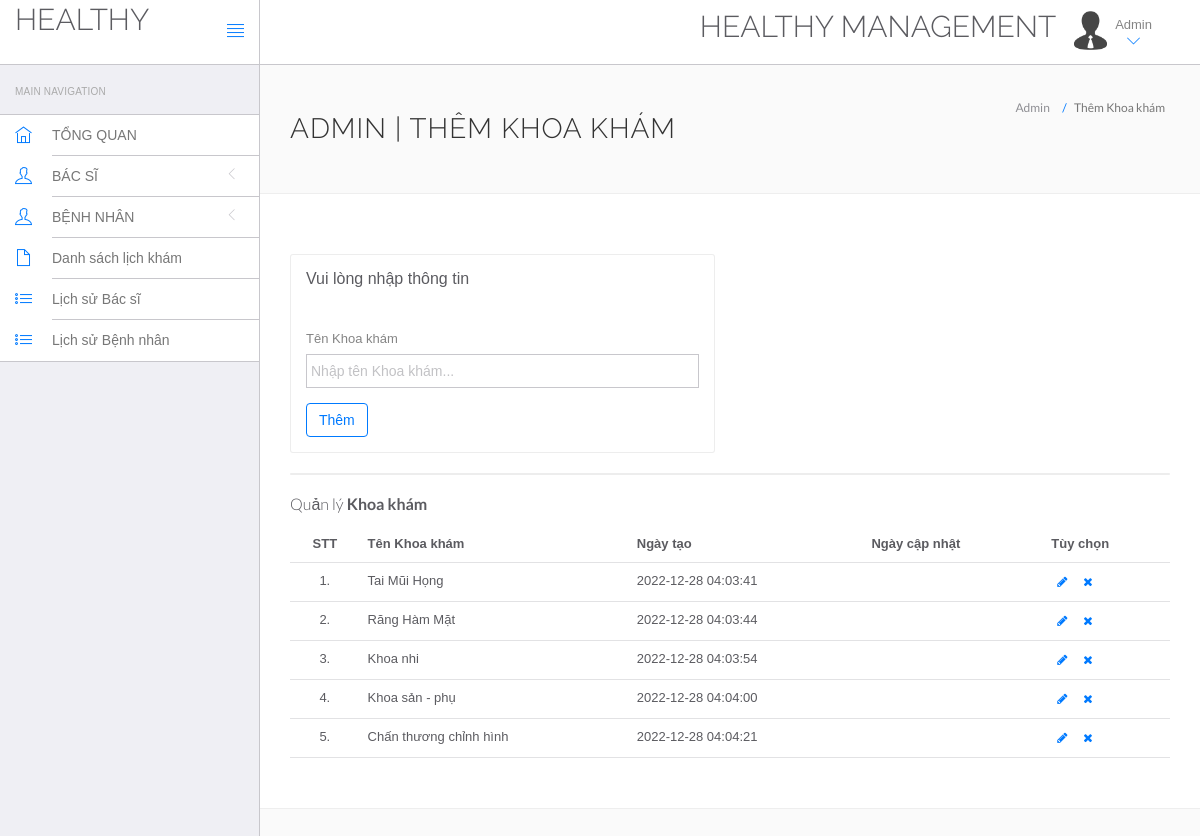
The app's page /hospital/hms/admin/doctor-specilization.php (signed in) with its own data.
### tables this page shows
CREATE TABLE `doctorspecilization` (
  `id` int(11) NOT NULL,
  `specilization` mediumtext NOT NULL,
  `creationDate` timestamp NOT NULL DEFAULT current_timestamp(),
  `updationDate` varchar(255) NOT NULL
);

### hospital/hms/admin/doctor-specilization.php (the view, shortened to what this page needs)
<!DOCTYPE html>
<html lang="en">
	<head>
		<link rel="stylesheet" href="vendor/bootstrap/css/bootstrap.min.css">
		<link rel="stylesheet" href="vendor/fontawesome/css/font-awesome.min.css">
		<link rel="stylesheet" href="vendor/themify-icons/themify-icons.min.css">
		<link href="vendor/animate.css/animate.min.css" rel="stylesheet" media="screen">
		<link href="vendor/perfect-scrollbar/perfect-scrollbar.min.css" rel="stylesheet" media="screen">
		<link href="vendor/switchery/switchery.min.css" rel="stylesheet" media="screen">
		<link href="vendor/bootstrap-touchspin/jquery.bootstrap-touchspin.min.css" rel="stylesheet" media="screen">
		<link href="vendor/select2/select2.min.css" rel="stylesheet" media="screen">
		<link href="vendor/bootstrap-datepicker/bootstrap-datepicker3.standalone.min.css" rel="stylesheet" media="screen">
		<link href="vendor/bootstrap-timepicker/bootstrap-timepicker.min.css" rel="stylesheet" media="screen">
		<link rel="stylesheet" href="assets/css/styles.css">
		<link rel="stylesheet" href="assets/css/plugins.css">
		<link rel="stylesheet" href="assets/css/themes/theme-1.css" id="skin_color" />
	</head>
	<body>
		<div id="app">
<?php include('include/sidebar.php');?>
			<div class="app-content">
						<?php include('include/header.php');?>
				<div class="main-content" >
					<div class="wrap-content container" id="container">
						<section id="page-title">
							<div class="row">
								<div class="col-sm-8">
									<h1 class="mainTitle">Admin | Thêm Khoa khám</h1>
																	</div>
								<ol class="breadcrumb">
									<li>
										<span>Admin</span>
									</li>
									<li class="active">
										<span>Thêm Khoa khám</span>
									</li>
								</ol>
							</div>
						</section>
						<div class="container-fluid container-fullw bg-white">
							<div class="row">
								<div class="col-md-12">
									<div class="row margin-top-30">
										<div class="col-lg-6 col-md-12">
											<div class="panel panel-white">
												<div class="panel-heading">
													<h5 class="panel-title">Vui lòng nhập thông tin</h5>
												</div>
												<div class="panel-body">
													<form role="form" name="dcotorspcl" method="post" >
														<div class="form-group">
															<label for="exampleInputEmail1">
																Tên Khoa khám
															</label>
							<input type="text" name="doctorspecilization" class="form-control"  placeholder="Nhập tên Khoa khám...">
														</div>
														<button type="submit" name="submit" class="btn btn-o btn-primary">
															Thêm
														</button>
													</form>
												</div>
											</div>
										</div>
											</div>
										</div>
									<div class="col-lg-12 col-md-12">
											<div class="panel panel-white">
											</div>
										</div>
									</div>
									<div class="row">
								<div class="col-md-12">
									<h5 class="over-title margin-bottom-15">Quản lý <span class="text-bold">Khoa khám</span></h5>
									<table class="table table-hover" id="sample-table-1">
										<thead>
											<tr>
												<th class="center">STT</th>
												<th>Tên Khoa khám</th>
												<th class="hidden-xs">Ngày tạo</th>
												<th>Ngày cập nhật</th>
												<th>Tùy chọn</th>
											</tr>
										</thead>
										<tbody>
<?php
$sql=mysql_query("select * from doctorSpecilization");
$cnt=1;
while($row=mysql_fetch_array($sql))
{
?>
											<tr>
												<td class="center"><?php echo $cnt;?>.</td>
												<td class="hidden-xs"><?php echo $row['specilization'];?></td>
												<td><?php echo $row['creationDate'];?></td>
												<td><?php echo $row['updationDate'];?>
												</td>
												<td >
												<div class="visible-md visible-lg hidden-sm hidden-xs">
							<a href="edit-doctor-specialization.php?id=<?php echo $row['id'];?>" class="btn btn-transparent btn-xs" tooltip-placement="top" tooltip="Edit"><i class="fa fa-pencil"></i></a>
	<a href="doctor-specilization.php?id=<?php echo $row['id']?>&del=delete" onClick="return confirm('Bạn có chắc chắn muốn xóa?')"class="btn btn-transparent btn-xs tooltips" tooltip-placement="top" tooltip="Remove"><i class="fa fa-times fa fa-white"></i></a>
												</div>
												</td>
											</tr>
											<?php
$cnt=$cnt+1;
											 }?>
										</tbody>
									</table>
								</div>
							</div>
								</div>
							</div>
						</div>
					</div>
				</div>
	</body>
</html>

### hospital/hms/admin/assets/css/themes/theme-1.css (style rules this page uses)
body { background: #FAFAFA; }

### records on screen
doctorspecilization: specilization "Tai Mũi Họng", creationDate "2022-12-28 04:03:41"
doctorspecilization: specilization "Răng Hàm Mặt", creationDate "2022-12-28 04:03:44"
doctorspecilization: specilization "Khoa nhi", creationDate "2022-12-28 04:03:54"
doctorspecilization: specilization "Khoa sản - phụ", creationDate "2022-12-28 04:04:00"
doctorspecilization: specilization "Chấn thương chỉnh hình", creationDate "2022-12-28 04:04:21"
